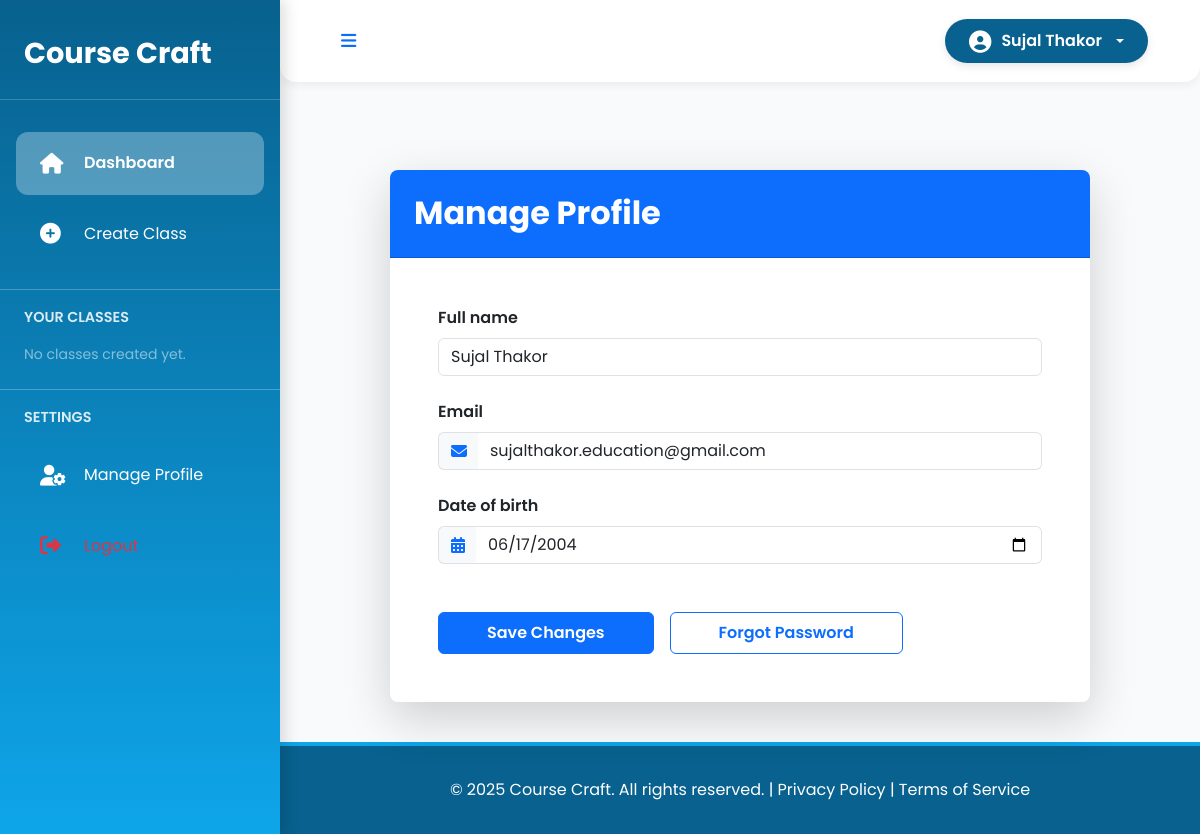
The page /teacher/manage-profile/ (signed in) on the database its author committed.
### account/models.py (models this page shows, shortened)
class User(AbstractBaseUser, PermissionsMixin):
    username = models.CharField(max_length=150, unique=True)
    full_name = models.CharField(max_length=255)
    date_of_birth = models.DateField()
    email = models.EmailField(unique=True)
    is_teacher = models.IntegerField(default=0)  # 0 for student, 1 for teacher
    created_at = models.DateTimeField(default=timezone.now)
    is_active = models.BooleanField(default=True)
    is_staff = models.BooleanField(default=False)
    objects = UserManager()
    USERNAME_FIELD = 'username'
    REQUIRED_FIELDS = ['email', 'full_name', 'date_of_birth']

### teacher/views.py (the view)
# urls.py: path('manage-profile/', views.manage_profile, name='manage_profile'),
@login_required
def manage_profile(request):
    if not request.user.is_teacher:
        return redirect('student:dashboard')
    user = request.user
    if request.method == 'POST':
        form = TeacherProfileForm(request.POST, instance=user)
        if form.is_valid():
            form.save()
            return redirect('teacher:manage_profile')
    else:
        form = TeacherProfileForm(instance=user)
    return render(request, 'teacher/manage_profile.html', {'form': form})

### teacher/forms.py
class TeacherProfileForm(forms.ModelForm):
    class Meta:
        model = User
        fields = ['full_name', 'email', 'date_of_birth']
        widgets = {
            'date_of_birth': forms.DateInput(attrs={'type': 'date', 'class': 'form-control'}),
        }

### templates/teacher/manage_profile.html (shortened to what this page needs)
{% extends 'teacher/base.html' %}
{% block content %}
<div class="container mt-5">
    <div class="card shadow-lg border-0 rounded-3 mx-auto" style="max-width: 700px;">
        <div class="card-header bg-primary text-white rounded-top-3 p-4">
            <h2 class="mb-0 fw-bold">Manage Profile</h2>
        </div>
        <div class="card-body p-5">
            <form method="post" novalidate>
                <div class="row g-4">
                    {% for field in form %}
                        <div class="col-12">
                            <label for="{{ field.id_for_label }}" class="form-label fw-semibold text-dark mb-2">{{ field.label }}</label>
                            <div class="input-group">
                                {% if field.name == 'email' %}
                                    <span class="input-group-text bg-light border-end-0"><i class="fas fa-envelope text-primary"></i></span>
                                    <input type="email" class="form-control border-start-0" id="{{ field.id_for_label }}" name="{{ field.name }}" value="{{ field.value|default_if_none:'' }}" placeholder="Enter your email" {% if field.field.required %}required{% endif %}>
                                {% elif field.name == 'first_name' %}
                                    <span class="input-group-text bg-light border-end-0"><i class="fas fa-id-card text-primary"></i></span>
                                    <input type="text" class="form-control border-start-0" id="{{ field.id_for_label }}" name="{{ field.name }}" value="{{ field.value|default_if_none:'' }}" placeholder="Enter your first name">
                                {% elif field.name == 'last_name' %}
                                    <span class="input-group-text bg-light border-end-0"><i class="fas fa-id-card text-primary"></i></span>
                                    <input type="text" class="form-control border-start-0" id="{{ field.id_for_label }}" name="{{ field.name }}" value="{{ field.value|default_if_none:'' }}" placeholder="Enter your last name">
                                {% elif field.name == 'date_of_birth' %}
                                    <span class="input-group-text bg-light border-end-0"><i class="fas fa-calendar-alt text-primary"></i></span>
                                    <input type="date" class="form-control border-start-0 date-picker" id="{{ field.id_for_label }}" name="{{ field.name }}" value="{{ field.value|date:'Y-m-d'|default_if_none:'' }}" placeholder="Select your date of birth">
                                {% else %}
                                    <input type="text" class="form-control" id="{{ field.id_for_label }}" name="{{ field.name }}" value="{{ field.value|default_if_none:'' }}" placeholder="Enter {{ field.label|lower }}" {% if field.field.required %}required{% endif %}>
                                {% endif %}
                            </div>
                        </div>
                    {% endfor %}
                </div>
                <div class="d-flex gap-3 mt-5 justify-content-between align-items-center flex-wrap">
                    <div class="d-flex gap-3 flex-wrap">
                        <button type="submit" class="btn btn-primary px-5 py-2 fw-semibold">Save Changes</button>
                        <button type="button" class="btn btn-outline-primary px-5 py-2 fw-semibold" onclick="window.location.href='#'">Forgot Password</button>
                    </div>
                </div>
            </form>
        </div>
    </div>
</div>
{% endblock %}

### templates/teacher/base.html (shortened to what this page needs)
<!DOCTYPE html> <html lang="en"> <head> <link href="https://cdn.jsdelivr.net/npm/bootstrap@5.3.3/dist/css/bootstrap.min.css" rel="stylesheet"> <link href="https://cdnjs.cloudflare.com/ajax/libs/font-awesome/6.4.2/css/all.min.css" rel="stylesheet"> </head> <body> <div class="sidebar" id="sidebar"> <div class="sidebar-header"> <span class="logo-text">Course Craft</span> </div> <nav class="sidebar-nav"> <a class="nav-link active" href="{% url 'dashboard' %}" data-tooltip="Dashboard"><i class="fas fa-home"></i><span>Dashboard</span></a> <a class="nav-link" href="{% url 'teacher:create_class' %}" data-tooltip="Create Class"><i class="fas fa-plus-circle"></i><span>Create Class</span></a> <h6 class="sidebar-title">Your Classes</h6> {% for class in classes %} <a class="nav-link" href="{% url 'teacher:class_detail' class.id %}" data-tooltip="{{ class.class_name }}"> <i class="fas fa-chalkboard-teacher"></i> <span>{{ class.class_name }}</span> </a> {% empty %} <p class="text-white-50 small mx-4 mt-2">No classes created yet.</p> {% endfor %} <h6 class="sidebar-title">Settings</h6> <a class="nav-link" href="{% url 'teacher:manage_profile' %}" data-tooltip="Manage Profile"><i class="fas fa-user-cog"></i><span>Manage Profile</span></a> <a class="nav-link text-danger" href="{% url 'logout' %}" data-tooltip="Logout"><i class="fas fa-sign-out-alt"></i><span></span></a> </nav> </div> <div class="main-content" id="mainContent"> <nav class="navbar navbar-expand-lg navbar-light"> <div class="container-fluid justify-content-between"> <button class="btn btn-sm d-none d-lg-block text-primary" onclick="toggleSidebar()"> </button> <div class="ms-auto me-3 me-lg-0"> <div class="dropdown"> <button class="btn user-dropdown-btn dropdown-toggle" type="button" id="userDropdown" data-bs-toggle="dropdown" aria-expanded="false"> <i class="fas fa-user-circle fa-lg"></i> <span class="d-none d-md-inline">{{ user.full_name }}</span> </button> </div> </div> </div> </nav> <main> {% block content %} {% endblock %} </main> <footer> © 2025 Course Craft. All rights reserved. | <a href="#" class="text-white text-decoration-none">Privacy Policy</a> | <a href="#" class="text-white text-decoration-none">Terms of Service</a> </footer> </div> </body> </html>

### templates/teacher/base.html (style rules this page uses)
:root { --primary-blue: #08618e; --secondary-blue: #0ea5e9; --tertiary-blue: #e0f2fe; --text-color: #1f2937; --light-bg: #f8fafc; --accent-green: #10b981; --warning-orange: #f59e0b; --danger-red: #ef4444; }
body { font-family: 'Poppins', sans-serif; background-color: var(--light-bg); min-height: 100vh; display: flex; flex-direction: column; }
.sidebar { width: 280px; transition: all 0.3s ease-in-out; background: linear-gradient(180deg, var(--primary-blue), var(--secondary-blue)); box-shadow: 4px 0 15px rgba(0,0,0,0.15); padding: 2rem 0; display: flex; flex-direction: column; position: fixed; height: 100%; top: 0; left: 0; z-index: 1000; overflow-y: auto; }
.sidebar-header { display: flex; align-items: center; justify-content: space-between; padding: 0 1.5rem 1.5rem; border-bottom: 1px solid rgba(255,255,255,0.2); margin-bottom: 1.5rem; }
.sidebar-header .logo-text { font-size: 1.8rem; font-weight: 700; color: white; white-space: nowrap; overflow: hidden; transition: opacity 0.3s ease; }
.sidebar-nav { flex-grow: 1; }
.sidebar .nav-link { color: white; padding: 1.2rem 1.5rem; border-radius: 12px; margin: 0.5rem 1rem; transition: all 0.3s ease; display: flex; align-items: center; gap: 1rem; text-decoration: none; position: relative; }
.sidebar .nav-link.active { background: rgba(255,255,255,0.3); font-weight: 600; }
.sidebar .nav-link i { font-size: 1.3rem; min-width: 28px; }
.sidebar .nav-link span { white-space: nowrap; overflow: hidden; transition: all 0.3s ease; display: block; }
.sidebar-title { color: rgba(255,255,255,0.85); text-transform: uppercase; font-weight: 600; font-size: 0.9rem; padding: 1.2rem 1.5rem 0.6rem; white-space: nowrap; overflow: hidden; border-top: 1px solid rgba(255,255,255,0.25); margin-top: 1.5rem; }
.main-content { flex-grow: 1; margin-left: 280px; transition: margin-left 0.3s ease-in-out; display: flex; flex-direction: column; min-height: 100vh; }
.navbar { background: white !important; box-shadow: 0 4px 8px rgba(0,0,0,0.05); padding: 1.2rem 2.5rem; border-radius: 0 0 16px 16px; }
.user-dropdown-btn { background: var(--primary-blue) !important; border: none; border-radius: 30px; padding: 10px 24px; color: white; font-weight: 600; display: flex; align-items: center; gap: 10px; transition: background 0.3s ease, transform 0.3s ease, box-shadow 0.3s ease; box-shadow: 0 3px 8px rgba(0,0,0,0.1); }
.user-dropdown-btn i { color: white; font-size: 1.4rem; }
main { flex-grow: 1; padding: 2.5rem; }
footer { background: var(--primary-blue); color: white; padding: 2rem; text-align: center; font-size: 1rem; margin-top: auto; border-top: 4px solid var(--secondary-blue); }

### rows shown on the page
User: full_name "Sujal Thakor", full_name "Sujal Thakor", email "sujalthakor.education@gmail.com", date_of_birth "06/17/2004"

### other values the page prints
{{ field.label }} "Full name" "Email" "Date of birth"
